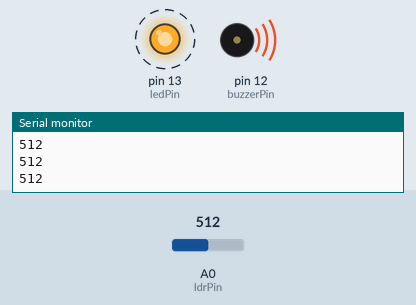
Recording of a sketch running on a simulated Arduino Uno, built with avr-gcc and run on an emulated ATmega328P. Parts: output pins drawn as LEDs (lit = HIGH), buzzer (waves = sounding), the last lines printed to the serial monitor. Dashed ring = blinking. The test bench sets the inputs (shaded band); at power-on: A0 (ldrPin) = 512.

Above: at 1.25 s.
1.3 s: A0 (ldrPin) set to 11
4.3 s: A0 (ldrPin) set to 8
At 5.0 s:
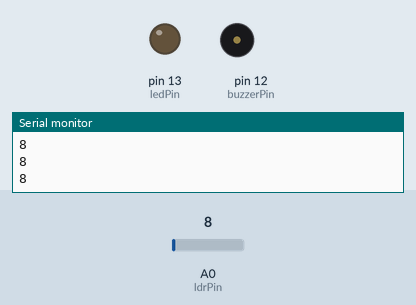
5.8 s: A0 (ldrPin) set to 122
At 6.05 s:
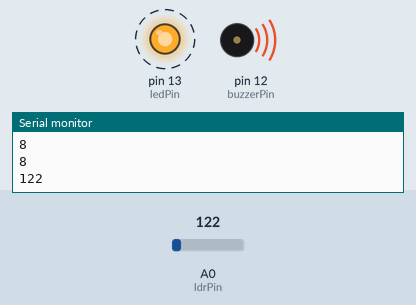
8.8 s: A0 (ldrPin) set to 0
Timing chart, 0 to 11.3 s (numbered marks = the images above; inputs shaded):
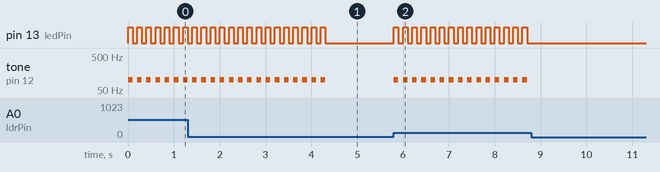

Measured:
- the behaviour switches between 10 and 9 on A0 (ldrPin) (found by bisection; images 0 and 1)
- after the input at 4.3 s, pin 13 (ledPin): goes on until 4.3 s, then stays LOW; tone on pin 12 (buzzerPin): goes on until 4.3 s, then stays silent
- after the input at 5.8 s, pin 13 (ledPin): alternates HIGH for 0.10 s and LOW for 0.10 s, starting at once; tone on pin 12 (buzzerPin): alternates 100 Hz for 0.10 s and silent for 0.10 s, starting at once
- after the input at 8.8 s, pin 13 (ledPin): stops changing and stays LOW; tone on pin 12 (buzzerPin): stops changing and stays silent
- by itself, pin 13 (ledPin): alternates HIGH for 0.10 s and LOW for 0.10 s
- by itself, tone on pin 12 (buzzerPin): alternates 100 Hz for 0.10 s and silent for 0.10 s

The sketch:

LDR-Buzzer-Alarm.ino
```cpp
// LDR Buzzer Alarm

const int ledPin = 13;
const int buzzerPin = 12;
const int ldrPin = A0;
void setup () {
  Serial.begin(9600);
  pinMode(ledPin, OUTPUT);
  pinMode(buzzerPin, OUTPUT);
  pinMode(ldrPin, INPUT);
}
void loop() {
  int ldrStatus = analogRead(ldrPin);  // Read the State of the LDR value.
  if (ldrStatus >= 10) {
    tone(buzzerPin, 100);
    digitalWrite(ledPin, HIGH);
    delay(100);
    noTone(buzzerPin);
    digitalWrite(ledPin, LOW);
    delay(100);
    Serial.println(ldrStatus);
  }
  else {
    noTone(buzzerPin);
    digitalWrite(ledPin, LOW);
    Serial.println(ldrStatus);
  }
}
```
